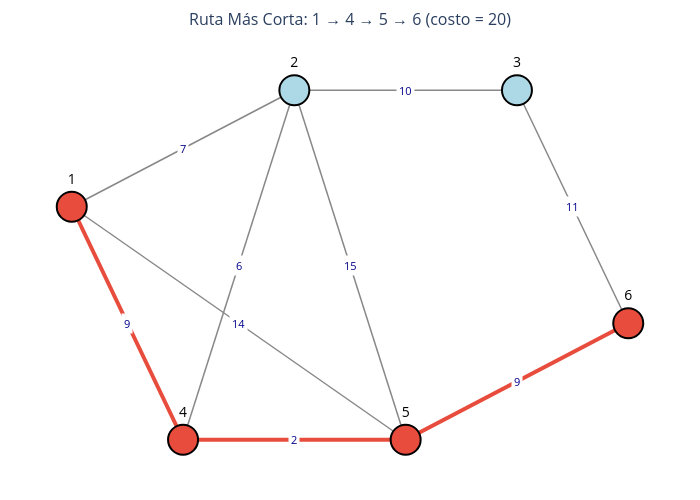

The code cell stored with this chart in its notebook:
### Code cell
fig_path = plot_graph(
    G_spp, pos_spp,
    title=f'Ruta Más Corta: {" → ".join(map(str, shortest_path))} (costo = {dist[target]})',
    path=shortest_path,
    path_color='#e74c3c'
)
fig_path.show()

### Figure 1 — Plotly figure (JSON) as saved in the notebook; plotly's stock layout.template omitted (floating-point values rounded to 4 significant figures)
{"data": [{"hoverinfo": "none", "line": {"color": "#888", "width": 1.5}, "mode": "lines", "showlegend": false, "type": "scatter", "x": [0, 1, null], "y": [1, 1.5, null]}, {"hoverinfo": "none", "line": {"color": "#e74c3c", "width": 4}, "mode": "lines", "showlegend": false, "type": "scatter", "x": [0, 0.5, null], "y": [1, 0, null]}, {"hoverinfo": "none", "line": {"color": "#888", "width": 1.5}, "mode": "lines", "showlegend": false, "type": "scatter", "x": [0, 1.5, null], "y": [1, 0, null]}, {"hoverinfo": "none", "line": {"color": "#888", "width": 1.5}, "mode": "lines", "showlegend": false, "type": "scatter", "x": [1, 2, null], "y": [1.5, 1.5, null]}, {"hoverinfo": "none", "line": {"color": "#888", "width": 1.5}, "mode": "lines", "showlegend": false, "type": "scatter", "x": [1, 1.5, null], "y": [1.5, 0, null]}, {"hoverinfo": "none", "line": {"color": "#888", "width": 1.5}, "mode": "lines", "showlegend": false, "type": "scatter", "x": [0.5, 1, null], "y": [0, 1.5, null]}, {"hoverinfo": "none", "line": {"color": "#e74c3c", "width": 4}, "mode": "lines", "showlegend": false, "type": "scatter", "x": [0.5, 1.5, null], "y": [0, 0, null]}, {"hoverinfo": "none", "line": {"color": "#e74c3c", "width": 4}, "mode": "lines", "showlegend": false, "type": "scatter", "x": [1.5, 2.5, null], "y": [0, 0.5, null]}, {"hoverinfo": "none", "line": {"color": "#888", "width": 1.5}, "mode": "lines", "showlegend": false, "type": "scatter", "x": [2, 2.5, null], "y": [1.5, 0.5, null]}, {"hoverinfo": "text", "hovertext": ["Nodo 1", "Nodo 2", "Nodo 4", "Nodo 5", "Nodo 3", "Nodo 6"], "marker": {"color": ["#e74c3c", "lightblue", "#e74c3c", "#e74c3c", "lightblue", "#e74c3c"], "line": {"color": "black", "width": 2}, "size": 30}, "mode": "markers+text", "showlegend": false, "text": ["1", "2", "4", "5", "3", "6"], "textfont": {"color": "black", "size": 14}, "textposition": "top center", "type": "scatter", "x": [0, 1, 0.5, 1.5, 2, 2.5], "y": [1, 1.5, 0, 0, 1.5, 0.5]}], "layout": {"annotations": [{"bgcolor": "white", "borderpad": 2, "font": {"color": "darkblue", "size": 11}, "showarrow": false, "text": "7", "x": 0.5, "y": 1.25}, {"bgcolor": "white", "borderpad": 2, "font": {"color": "darkblue", "size": 11}, "showarrow": false, "text": "9", "x": 0.25, "y": 0.5}, {"bgcolor": "white", "borderpad": 2, "font": {"color": "darkblue", "size": 11}, "showarrow": false, "text": "14", "x": 0.75, "y": 0.5}, {"bgcolor": "white", "borderpad": 2, "font": {"color": "darkblue", "size": 11}, "showarrow": false, "text": "10", "x": 1.5, "y": 1.5}, {"bgcolor": "white", "borderpad": 2, "font": {"color": "darkblue", "size": 11}, "showarrow": false, "text": "15", "x": 1.25, "y": 0.75}, {"bgcolor": "white", "borderpad": 2, "font": {"color": "darkblue", "size": 11}, "showarrow": false, "text": "6", "x": 0.75, "y": 0.75}, {"bgcolor": "white", "borderpad": 2, "font": {"color": "darkblue", "size": 11}, "showarrow": false, "text": "2", "x": 1, "y": 0}, {"bgcolor": "white", "borderpad": 2, "font": {"color": "darkblue", "size": 11}, "showarrow": false, "text": "9", "x": 2, "y": 0.25}, {"bgcolor": "white", "borderpad": 2, "font": {"color": "darkblue", "size": 11}, "showarrow": false, "text": "11", "x": 2.25, "y": 1}], "height": 500, "margin": {"b": 20, "l": 20, "r": 20, "t": 50}, "plot_bgcolor": "white", "showlegend": false, "title": {"font": {"size": 16}, "text": "Ruta Más Corta: 1 → 4 → 5 → 6 (costo = 20)", "x": 0.5}, "width": 700, "xaxis": {"showgrid": false, "showticklabels": false, "zeroline": false}, "yaxis": {"showgrid": false, "showticklabels": false, "zeroline": false}}}
